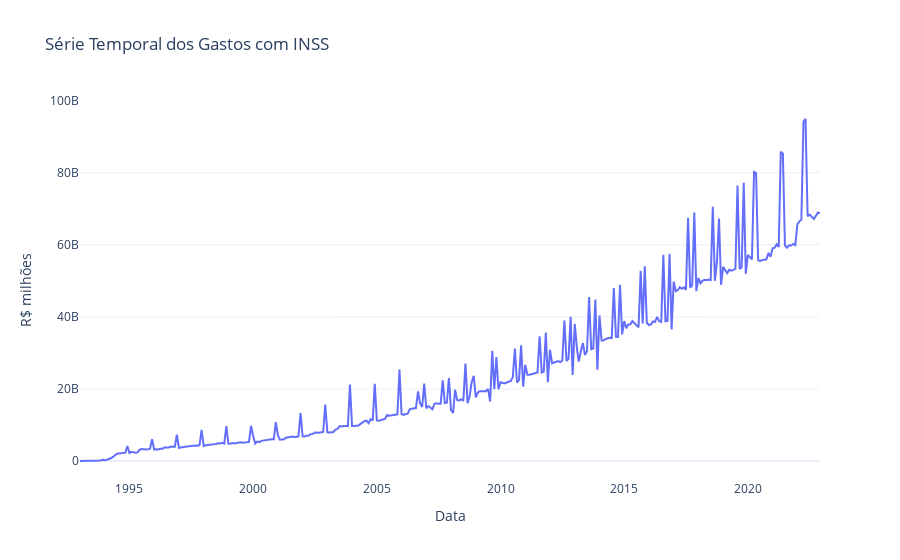

The notebook cell saved with this chart:
### Code cell
# Criar o gráfico de série temporal interativo
fig = px.line(
    df_final,
    x=df_final.index,
    y='Valor',
    title='Série Temporal dos Gastos com INSS',
    labels={'x': 'Data', 'Valor': 'R$ milhões'},
)

# Ajustar layout para melhor visualização
fig.update_layout(
    xaxis_title='Data',
    yaxis_title='R$ milhões',
    xaxis=dict(showgrid=False),
    yaxis=dict(showgrid=True),
    template='plotly_white'
)

# Exibir o gráfico interativo
fig.show()

### Figure 1 — Plotly figure (JSON) as saved in the notebook; plotly's stock layout.template omitted (floating-point values rounded to 4 significant figures; data arrays with more than 128 entries replaced by an {"elided": "..."} marker saying what was removed)
{"data": [{"hovertemplate": "Data=%{x}<br>R$ milhões=%{y}<extra></extra>", "legendgroup": "", "line": {"color": "#636efa", "dash": "solid"}, "marker": {"symbol": "circle"}, "mode": "lines", "name": "", "orientation": "v", "showlegend": false, "type": "scatter", "x": {"elided": "360 str values"}, "xaxis": "x", "y": {"elided": "360 float values"}, "yaxis": "y"}], "layout": {"legend": {"tracegroupgap": 0}, "title": {"text": "Série Temporal dos Gastos com INSS"}, "xaxis": {"anchor": "y", "domain": [0, 1], "showgrid": false, "title": {"text": "Data"}}, "yaxis": {"anchor": "x", "domain": [0, 1], "showgrid": true, "title": {"text": "R$ milhões"}}}}
